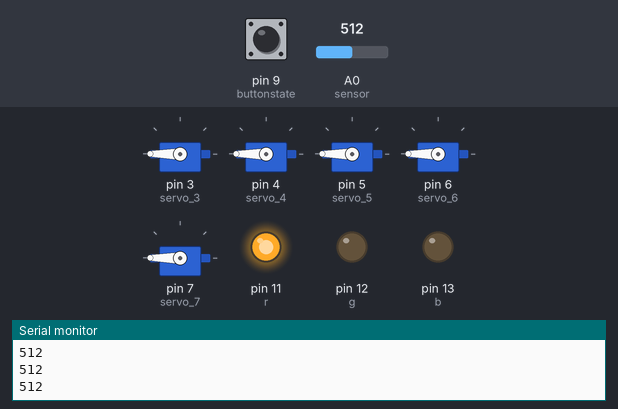
Recording of a sketch running on a simulated Arduino Uno, built with avr-gcc and run on an emulated ATmega328P. On the bench: 5 × servo, output pins drawn as LEDs (lit = HIGH), the last lines printed to the serial monitor. Inputs (shaded band) come from the test bench; at power-on: A0 (sensor) = 512, pin 9 (buttonstate) LOW.

Above: at 1.3 s.
1.4 s: A0 (sensor) set to 255
2.9 s: A0 (sensor) set to 222
At 4.5 s:
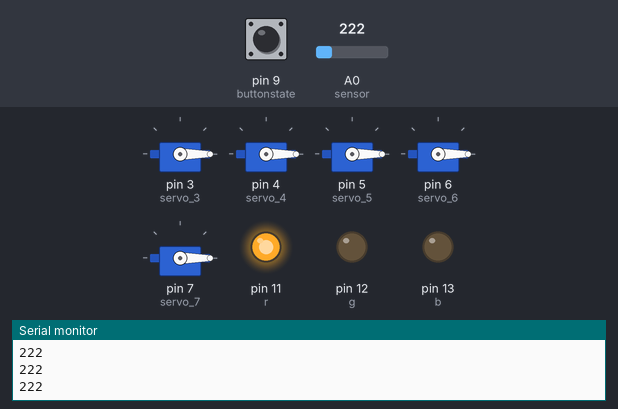
4.9 s: pin 9 (buttonstate) pulled HIGH for 0.6 s
At 6.0 s:
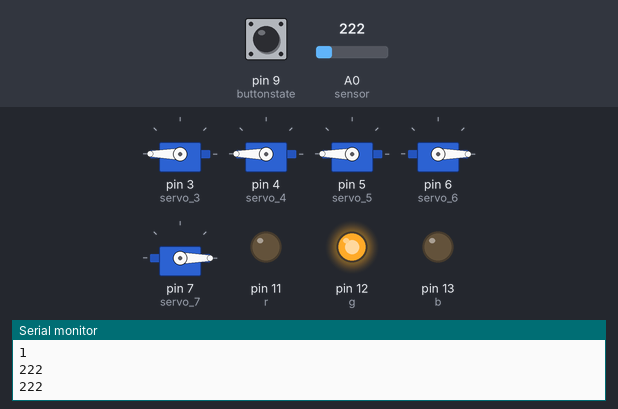
7.0 s: pin 9 (buttonstate) pulled HIGH for 1 s
At 7.36 s:
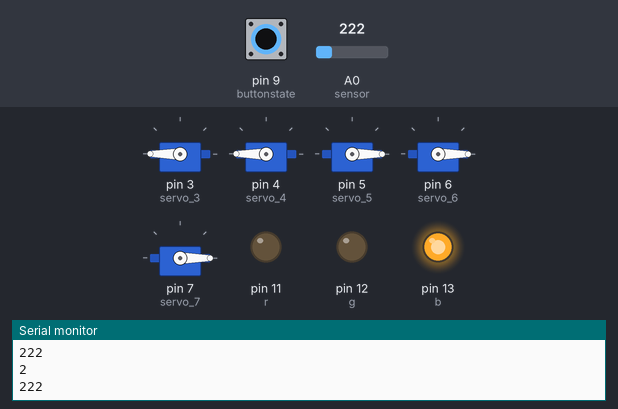
9.5 s: A0 (sensor) set to 250
At 11.0 s:
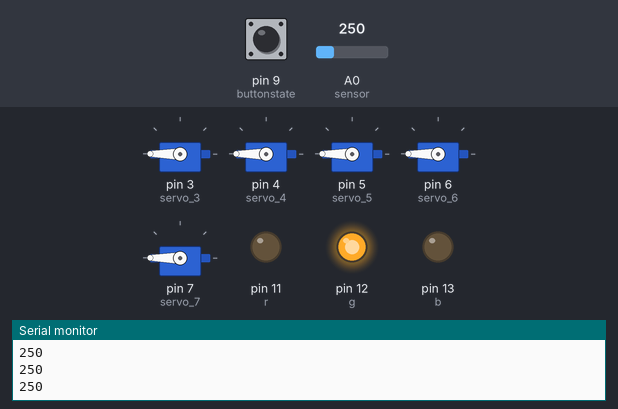
11.4 s: pin 9 (buttonstate) pulled HIGH for 0.6 s
At 12.3 s:
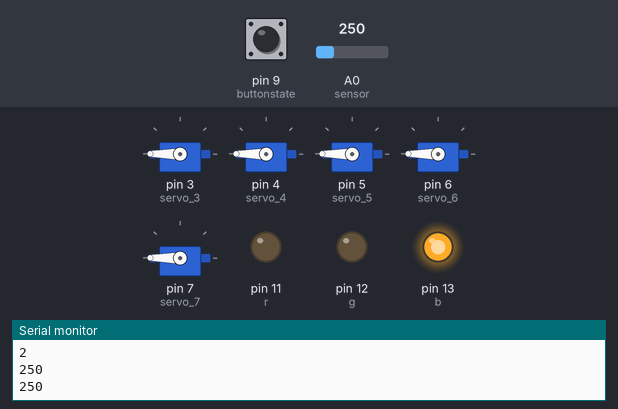
Timing chart, 0 to 14.4 s (numbered marks = the images above; inputs shaded):
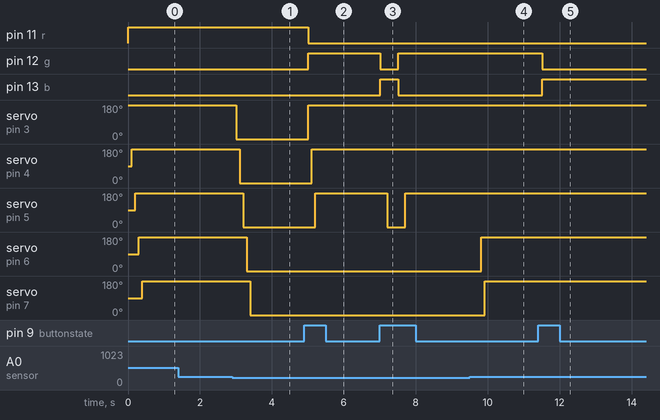

Measured:
- the behaviour switches between 240 and 239 on A0 (sensor) (found by bisection; images 0 and 1)
- after the input at 2.9 s, servo on pin 3 (servo_3): 180° → 0° after 0.10 s; servo on pin 4 (servo_4): 180° → 0° after 0.20 s; servo on pin 5 (servo_5): 180° → 0° after 0.30 s; servo on pin 6 (servo_6): 180° → 0° after 0.41 s; servo on pin 7 (servo_7): 180° → 0° after 0.51 s
- after the input at 4.9 s, pin 11 (r): HIGH → LOW after 0.11 s; pin 12 (g): LOW → HIGH after 0.11 s; servo on pin 3 (servo_3): 0° → 180° after 0.11 s; servo on pin 4 (servo_4): 0° → 180° after 0.21 s; servo on pin 5 (servo_5): 0° → 180° after 0.31 s
- after the input at 7.0 s, pin 12 (g): HIGH → LOW at once, → HIGH 0.50 s later; pin 13 (b): LOW → HIGH at once, → LOW 0.50 s later; servo on pin 5 (servo_5): 180° → 0° after 0.21 s, → 180° 0.50 s later
- after the input at 9.5 s, servo on pin 6 (servo_6): 0° → 180° after 0.31 s; servo on pin 7 (servo_7): 0° → 180° after 0.41 s
- after the input at 11.4 s, pin 12 (g): HIGH → LOW after 0.12 s; pin 13 (b): LOW → HIGH after 0.12 s

The sketch:

EMG_Hand.ino
```cpp
#include <Servo.h>
//define servo motors
Servo servo_3; Servo servo_4; Servo servo_5; Servo servo_6; Servo servo_7;
//set red, blue, green and button pin
const int r = 11; const int g = 12; const int b = 13;
const int buttonstate = 9;
//initialise count for mode selection
int count = 0;
int button = 0;
int thresholdvalue = 240;
void setup()
{
  Serial.begin(11500);
  servo_3.attach(3); servo_4.attach(4); servo_5.attach(5); servo_6.attach(6); servo_7.attach(7);
  pinMode(r, OUTPUT); pinMode(g, OUTPUT); pinMode(b, OUTPUT);
  pinMode(buttonstate, INPUT);
}
void loop() {
  button=digitalRead(buttonstate);
  if (button == HIGH)
    {
     count = count + 1; //increase the counter once the button is released
     Serial.println(count);
    }
  int emgsensor= analogRead(A0);//to read analog value from emg sensor
  Serial.println(emgsensor);   //to print value of sensor in serial monitor
  //for mode selection
   if (count == 0) //mode 0 in which the function of the hand is just opening and closing all fingers
   {
    digitalWrite(g, LOW); digitalWrite(b, LOW); digitalWrite(r, HIGH); // for mode 0 red light
    if(emgsensor < thresholdvalue)
    {
      servo_3.write(0);delay(100);servo_4.write(0);delay(100);servo_5.write(0);delay(100);servo_6.write(0);delay(100);servo_7.write(0);delay(100);
    }
    else
    {
      servo_3.write(180);delay(100);servo_4.write(180);delay(100);servo_5.write(180);delay(100);servo_6.write(180);delay(100);servo_7.write(180);delay(100);
   }
  }
  if (count == 1)//mode 1 for thumb and index finger while others remain close
   {
    digitalWrite(r, LOW);digitalWrite(b, LOW);digitalWrite(g, HIGH);// for mode 1 green light
    if(emgsensor < thresholdvalue)
    {
      servo_3.write(180);delay(100);servo_4.write(180);delay(100);servo_5.write(180);delay(100);servo_6.write(0);delay(100);servo_7.write(0);delay(100);
    }
    else
    {
      servo_3.write(180);delay(100);servo_4.write(180);delay(100);servo_5.write(180);delay(100);servo_6.write(180);delay(100);servo_7.write(180);delay(100);
   }
  }
  if (count == 2)//mode 2 for thumb, index and middle finger while others remain close
   {
    digitalWrite(b, HIGH);digitalWrite(r, LOW);digitalWrite(g, LOW);// for mode 2 blue light
    if(emgsensor < thresholdvalue)
    {
      servo_3.write(180);delay(100);servo_4.write(180);delay(100);servo_5.write(0);delay(100);servo_6.write(0);delay(100);servo_7.write(0);delay(100);
    }
    else
    {
      servo_3.write(180);delay(100);servo_4.write(180);delay(100);servo_5.write(180);delay(100);servo_6.write(180);delay(100);servo_7.write(180);delay(100);
   }
  }
   if (count == 3)//mode 3 takes back to mode 0
   {
    count = 0;
   }

}
```
